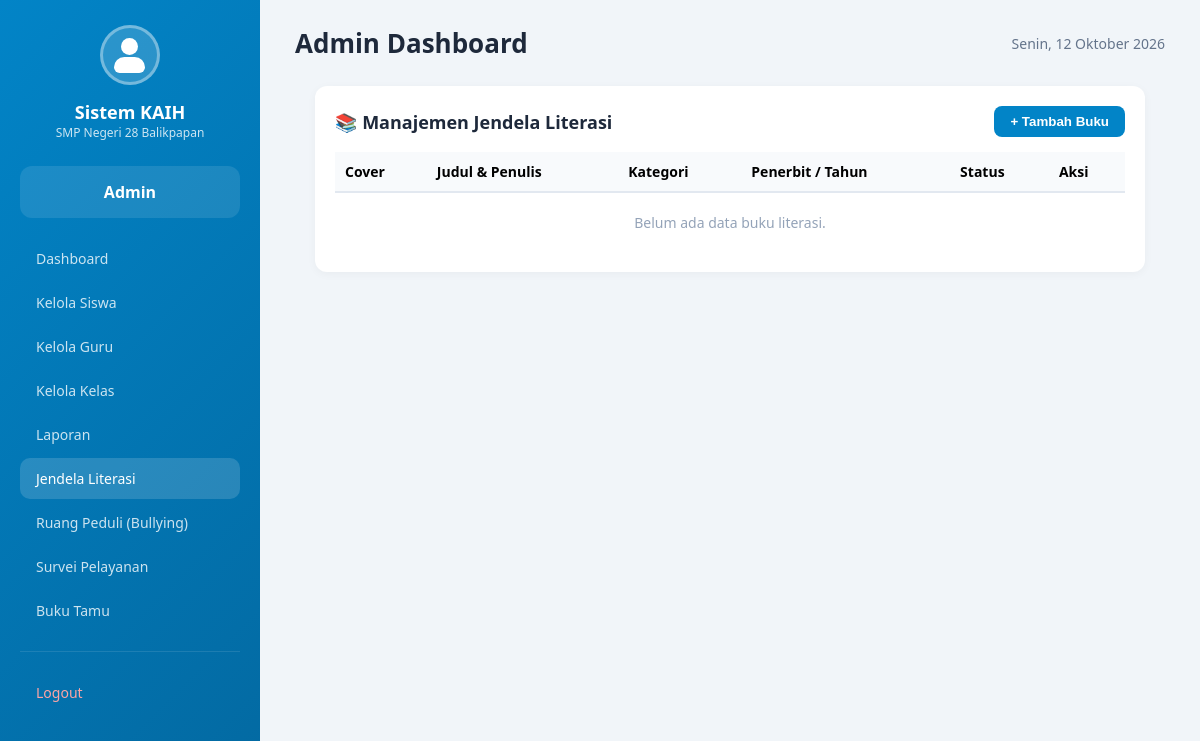
The page /aplikasi/admin/literasi.php (signed in) on the database as committed earlier.
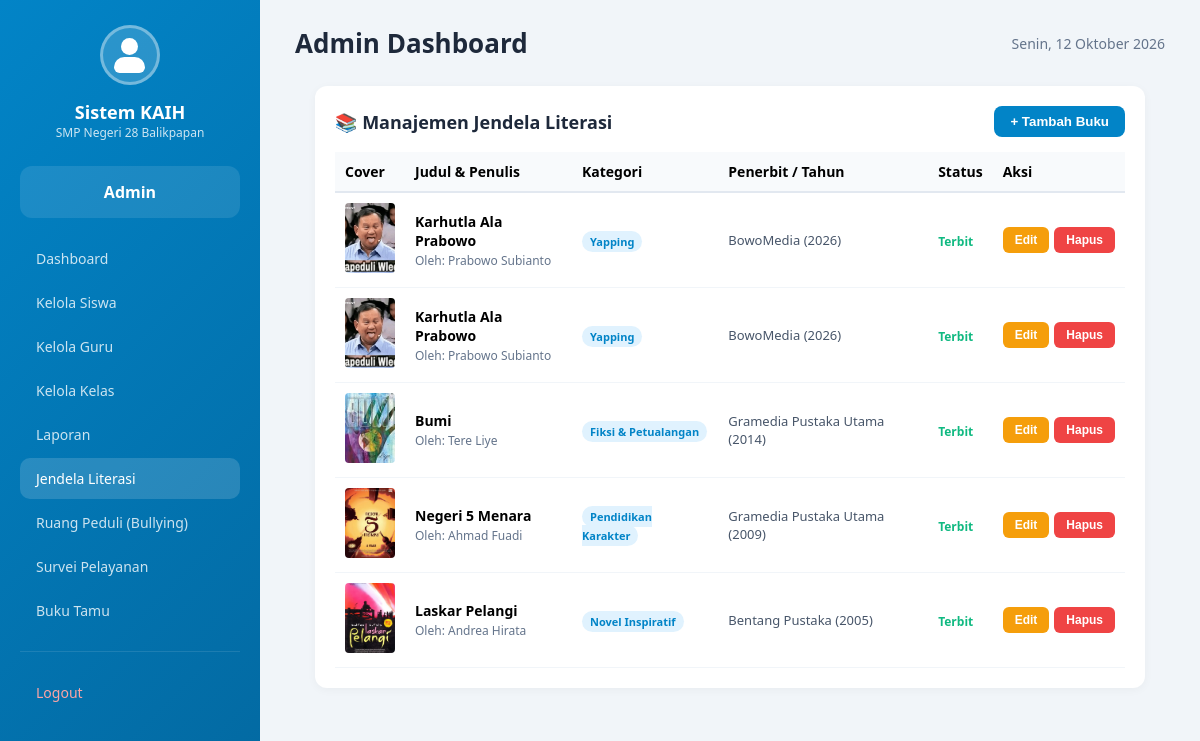
The same page on the database as committed later.
### tables this page shows
CREATE TABLE `jendela_literasi` (
  `id` int NOT NULL,
  `judul` varchar(255) NOT NULL,
  `penulis` varchar(150) NOT NULL,
  `penerbit` varchar(150) DEFAULT NULL,
  `tahun_terbit` varchar(10) DEFAULT NULL,
  `kategori` varchar(100) NOT NULL DEFAULT 'Umum',
  `sinopsis` text,
  `cover` varchar(255) DEFAULT NULL,
  `link_baca` varchar(255) DEFAULT NULL,
  `status` enum('draft','terbit') NOT NULL DEFAULT 'terbit',
  `created_at` datetime NOT NULL DEFAULT CURRENT_TIMESTAMP,
  `updated_at` datetime NOT NULL DEFAULT CURRENT_TIMESTAMP ON UPDATE CURRENT_TIMESTAMP
);

### aplikasi/admin/literasi.php (the view, shortened to what this page needs)
<?php
require_once '../../config/database.php';
$stmtData = $pdo->query("SELECT * FROM jendela_literasi ORDER BY id DESC");
$daftar_buku = $stmtData->fetchAll(PDO::FETCH_ASSOC);
require_once '../includes/header-kaih.php';
?>
<div class="card" style="padding: 20px; background: white; border-radius: 12px; box-shadow: 0 2px 10px rgba(0,0,0,0.04); margin: 20px;">
    <div style="display: flex; justify-content: space-between; align-items: center; margin-bottom: 15px; flex-wrap: wrap; gap: 10px;">
        <h3 style="margin: 0;">📚 Manajemen Jendela Literasi</h3>
        <button onclick="openModalTambah()" style="padding: 8px 16px; background: #0284c7; color: white; border: none; border-radius: 8px; cursor: pointer; font-weight: 600;">
            + Tambah Buku
        </button>
    </div>
    <div style="overflow-x: auto;">
        <table style="width: 100%; border-collapse: collapse; font-size: 14px;">
            <thead>
                <tr style="background: #f8fafc; text-align: left;">
                    <th style="padding: 10px; border-bottom: 2px solid #e2e8f0;">Cover</th>
                    <th style="padding: 10px; border-bottom: 2px solid #e2e8f0;">Judul & Penulis</th>
                    <th style="padding: 10px; border-bottom: 2px solid #e2e8f0;">Kategori</th>
                    <th style="padding: 10px; border-bottom: 2px solid #e2e8f0;">Penerbit / Tahun</th>
                    <th style="padding: 10px; border-bottom: 2px solid #e2e8f0;">Status</th>
                    <th style="padding: 10px; border-bottom: 2px solid #e2e8f0;">Aksi</th>
                </tr>
            </thead>
            <tbody>
                <?php if (empty($daftar_buku)): ?>
                    <tr>
                        <td colspan="6" style="padding: 20px; text-align: center; color: #94a3b8;">Belum ada data buku literasi.</td>
                    </tr>
                <?php else: ?>
                    <?php foreach ($daftar_buku as $b): ?>
                        <tr>
                            <td style="padding: 10px; border-bottom: 1px solid #f1f5f9;">
                                <?php if (!empty($b['cover'])): ?>
                                    <img src="../../<?php echo htmlspecialchars($b['cover']); ?>" alt="Cover" style="width: 50px; height: 70px; object-fit: cover; border-radius: 4px;">
                                <?php else: ?>
                                    <div style="width: 50px; height: 70px; background: #e2e8f0; border-radius: 4px; display: flex; align-items: center; justify-content: center; font-size: 10px; color: #64748b;">No Img</div>
                                <?php endif; ?>
                            </td>
                            <td style="padding: 10px; border-bottom: 1px solid #f1f5f9;">
                                <b><?php echo htmlspecialchars($b['judul']); ?></b><br>
                                <span style="font-size: 12px; color: #64748b;">Oleh: <?php echo htmlspecialchars($b['penulis']); ?></span>
                            </td>
                            <td style="padding: 10px; border-bottom: 1px solid #f1f5f9;">
                                <span style="background: #e0f2fe; color: #0284c7; padding: 3px 8px; border-radius: 12px; font-size: 11px; font-weight: bold;"><?php echo htmlspecialchars($b['kategori']); ?></span>
                            </td>
                            <td style="padding: 10px; border-bottom: 1px solid #f1f5f9; font-size: 13px; color: #475569;">
                                <?php echo htmlspecialchars($b['penerbit']); ?> (<?php echo htmlspecialchars($b['tahun_terbit']); ?>)
                            </td>
                            <td style="padding: 10px; border-bottom: 1px solid #f1f5f9;">
                                <span style="font-size: 12px; font-weight: bold; color: <?php echo $b['status'] === 'terbit' ? '#10b981' : '#f59e0b'; ?>;">
                                    <?php echo ucfirst(htmlspecialchars($b['status'])); ?>
                                </span>
                            </td>
                            <td style="padding: 10px; border-bottom: 1px solid #f1f5f9;">
                                <div style="display: flex; gap: 5px;">
                                    <button type="button" onclick='openModalEdit(<?php echo json_encode($b, JSON_HEX_APOS | JSON_HEX_QUOT); ?>)' style="padding: 6px 12px; background: #f59e0b; color: white; border: none; border-radius: 6px; cursor: pointer; font-size: 12px; font-weight: 600;">Edit</button>
                                    <form method="POST" action="" onsubmit="return confirm('Yakin ingin menghapus buku ini?');" style="margin: 0;">
                                        <button type="submit" style="padding: 6px 12px; background: #ef4444; color: white; border: none; border-radius: 6px; cursor: pointer; font-size: 12px; font-weight: 600;">Hapus</button>
                                    </form>
                                </div>
                            </td>
                        </tr>
                    <?php endforeach; ?>
                <?php endif; ?>
            </tbody>
        </table>
    </div>
</div>

### aplikasi/includes/header-kaih.php (shortened to what this page needs)
<?php
require_once __DIR__ . '/auth.php';
function hariIndo($day) {
    $hari = [
        'Monday' => 'Senin',
        'Tuesday' => 'Selasa',
        'Wednesday' => 'Rabu',
        'Thursday' => 'Kamis',
        'Friday' => 'Jumat',
        'Saturday' => 'Sabtu',
        'Sunday' => 'Minggu'
    ];
    return $hari[$day] ?? $day;
}
function bulanIndo($month) {
    $bulan = [
        'January' => 'Januari',
        'February' => 'Februari',
        'March' => 'Maret',
        'April' => 'April',
        'May' => 'Mei',
        'June' => 'Juni',
        'July' => 'Juli',
        'August' => 'Agustus',
        'September' => 'September',
        'October' => 'Oktober',
        'November' => 'November',
        'December' => 'Desember'
    ];
    return $bulan[$month] ?? $month;
}
function tanggalIndo($date = null) {
    if ($date === null) {
        $date = date('Y-m-d');
    }
    $timestamp = strtotime($date);
    return hariIndo(date('l', $timestamp)) . ', ' . date('d', $timestamp) . ' ' . bulanIndo(date('F', $timestamp)) . ' ' . date('Y', $timestamp);
}
$role = $_SESSION['role'];
$nama = $user['nama_lengkap'] ?? $_SESSION['username'];
$current_page = basename($_SERVER['PHP_SELF']);
$sidebarLabel = match ($role) {
    'admin' => 'Admin',
    'orang_tua' => 'Orang Tua',
    default => ucfirst($role),
};
?>
<!DOCTYPE html>
<html lang="id">
<head>
</head>
<body>
<div class="sidebar" id="sidebar">
    <div class="logo">
        <span class="user-avatar" role="img" aria-label="Profil pengguna"></span>
        <h2>Sistem KAIH</h2>
        <p>SMP Negeri 28 Balikpapan</p>
    </div>
    <div class="user-info">
        <?php if (in_array($role, ['siswa', 'guru'], true)): ?>
            <div class="name"><?php echo htmlspecialchars($nama); ?></div>
            <div class="role"><?php echo htmlspecialchars($sidebarLabel); ?></div>
        <?php else: ?>
            <div class="name"><?php echo htmlspecialchars($sidebarLabel); ?></div>
        <?php endif; ?>
    </div>
    <nav class="menu">
        <?php if ($role === 'admin'): ?>
            <a href="index.php" class="<?php echo ($current_page == 'index.php') ? 'active' : ''; ?>">
                Dashboard
            </a>
            <a href="siswa.php" class="<?php echo ($current_page == 'siswa.php') ? 'active' : ''; ?>">
                Kelola Siswa
            </a>
            <a href="guru.php" class="<?php echo ($current_page == 'guru.php') ? 'active' : ''; ?>">
                Kelola Guru
            </a>
            <a href="kelas.php" class="<?php echo ($current_page == 'kelas.php') ? 'active' : ''; ?>">
                Kelola Kelas
            </a>
            <a href="laporan.php" class="<?php echo ($current_page == 'laporan.php') ? 'active' : ''; ?>">
                Laporan
            </a>
            <a href="literasi.php" class="<?php echo ($current_page == 'literasi.php') ? 'active' : ''; ?>">
                Jendela Literasi
            </a>
            <a href="laporan-bullying.php" class="<?php echo ($current_page == 'laporan-bullying.php') ? 'active' : ''; ?>">
                Ruang Peduli (Bullying)
            </a>
            <a href="survei.php" class="<?php echo ($current_page == 'survei.php') ? 'active' : ''; ?>">
                Survei Pelayanan
            </a>
            <a href="buku_tamu.php" class="<?php echo ($current_page == 'buku_tamu.php') ? 'active' : ''; ?>">
                Buku Tamu
            </a>
        <?php endif; ?>
        <div class="logout">
            <a href="../../logout.php">Logout</a>
        </div>
    </nav>
</div>
<div class="main-content">
    <div class="header">
        <div style="display: flex; align-items: center; gap: 15px;">
            <h1><?php echo ucfirst($role); ?> Dashboard</h1>
        </div>
        <span class="date"><?php echo tanggalIndo(); ?></span>
    </div>

### aplikasi/includes/header-kaih.php (style rules this page uses)
* { margin: 0; padding: 0; box-sizing: border-box; }
body { font-family: 'Segoe UI', Tahoma, Geneva, Verdana, sans-serif; background: #f1f5f9; min-height: 100vh; }
.sidebar { position: fixed; left: 0; top: 0; width: 260px; height: 100vh; background: linear-gradient(135deg, #0284c7, #0369a1); color: white; padding: 25px 20px; overflow-y: auto; z-index: 1000; }
.sidebar .logo { text-align: center; margin-bottom: 25px; }
.sidebar .logo .user-avatar { width: 60px; height: 60px; border-radius: 50%; border: 3px solid rgba(255,255,255,0.35); background: rgba(255,255,255,0.16); display: inline-block; position: relative; }
.sidebar .logo .user-avatar::before { content: ''; position: absolute; width: 17px; height: 17px; border-radius: 50%; background: white; top: 10px; left: 18px; }
.sidebar .logo .user-avatar::after { content: ''; position: absolute; width: 31px; height: 16px; border-radius: 18px 18px 10px 10px; background: white; bottom: 9px; left: 11px; }
.sidebar .logo h2 { font-size: 18px; margin-top: 10px; }
.sidebar .logo p { font-size: 12px; opacity: 0.8; }
.sidebar .user-info { background: rgba(255,255,255,0.1); padding: 15px; border-radius: 12px; margin-bottom: 20px; text-align: center; }
.sidebar .user-info .name { font-weight: 700; font-size: 16px; }
.sidebar .menu a { display: block; padding: 11px 16px; color: rgba(255,255,255,0.8); text-decoration: none; border-radius: 10px; transition: all 0.3s; margin-bottom: 3px; font-size: 14px; }
.sidebar .menu a:hover, .sidebar .menu a.active { background: rgba(255,255,255,0.15); color: white; }
.sidebar .logout { margin-top: 20px; border-top: 1px solid rgba(255,255,255,0.1); padding-top: 20px; }
.sidebar .logout a { color: #fca5a5; }
.main-content { margin-left: 260px; padding: 25px 35px; min-height: 100vh; }
.main-content .header { display: flex; justify-content: space-between; align-items: center; margin-bottom: 25px; }
.main-content .header h1 { font-size: 26px; color: #1e293b; }
.main-content .header .date { color: #64748b; font-size: 14px; }
.card { background: white; padding: 22px; border-radius: 16px; box-shadow: 0 2px 10px rgba(0,0,0,0.05); margin-bottom: 20px; }
.card h3 { font-size: 18px; color: #1e293b; margin-bottom: 12px; }

Rows that differ between the two databases and show on the page:
added jendela_literasi: cover (picture), judul "Karhutla Ala Prabowo", penulis "Prabowo Subianto", kategori "Yapping", penerbit "BowoMedia", tahun_terbit "2026", status "Terbit"
added jendela_literasi: cover (picture), judul "Karhutla Ala Prabowo", penulis "Prabowo Subianto", kategori "Yapping", penerbit "BowoMedia", tahun_terbit "2026", status "Terbit"
added jendela_literasi: cover (picture), judul "Bumi", penulis "Tere Liye", kategori "Fiksi & Petualangan", penerbit "Gramedia Pustaka Utama", tahun_terbit "2014", status "Terbit"
added jendela_literasi: cover (picture), judul "Negeri 5 Menara", penulis "Ahmad Fuadi", kategori "Pendidikan Karakter", penerbit "Gramedia Pustaka Utama", tahun_terbit "2009", status "Terbit"
added jendela_literasi: cover (picture), judul "Laskar Pelangi", penulis "Andrea Hirata", kategori "Novel Inspiratif", penerbit "Bentang Pustaka", tahun_terbit "2005", status "Terbit"
Other text that changed with them:
text no longer shown: "Belum ada data buku literasi."
